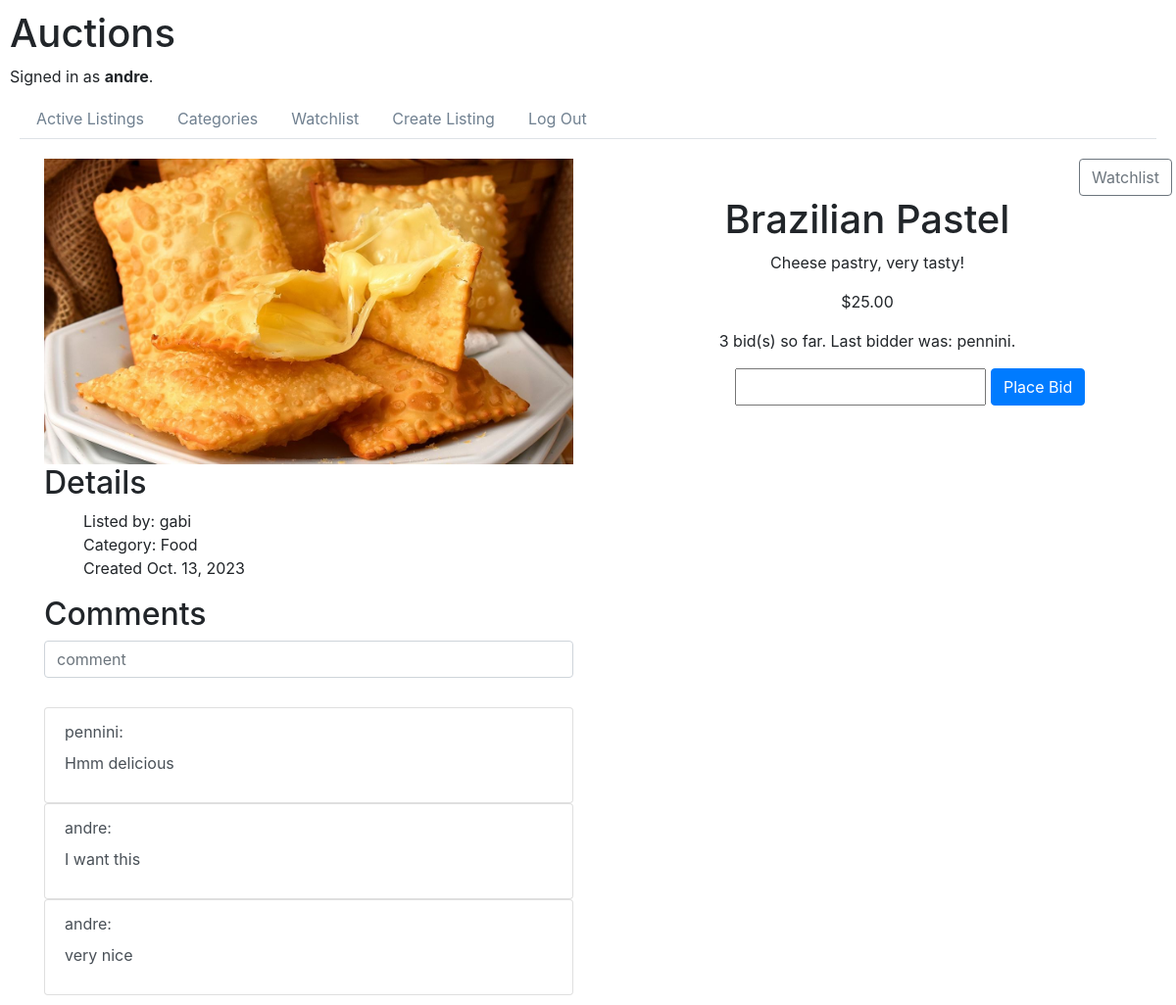
The page /17 (signed in) on the database its author committed.
### auctions/models.py (models this page shows, shortened)
class User(AbstractUser):
    def __str__(self) -> str:
        return f"User {self.id}: {self.username}"

class Auction(models.Model):
    STATUS_CHOICES = (
        ("open", "Open"),
        ("closed", "Closed"),
    )
    title = models.CharField(max_length=128)
    description = models.TextField()
    user_id = models.ForeignKey(
        User, on_delete=models.CASCADE, related_name="auctioneer"
    )
    image = models.ImageField(upload_to="images/", blank=True, default='images/no-image.png')
    category = models.CharField(max_length=64, blank=True)
    status = models.CharField(max_length=7, choices=STATUS_CHOICES, default="open")
    date = models.DateField(auto_now_add=True)

class Comments(models.Model):
    auction_id = models.ForeignKey(
        Auction, on_delete=models.CASCADE, related_name="comments"
    )
    user_id = models.ForeignKey(User, on_delete=models.CASCADE, related_name="comments")
    comment = models.TextField()
    date = models.DateTimeField(auto_now_add=True)

class Bids(models.Model):
    auction_id = models.ForeignKey(
        Auction, on_delete=models.CASCADE, related_name="bids"
    )
    starting_bid = models.DecimalField(max_digits=20, decimal_places=10)
    current_bid = models.DecimalField(
        max_digits=20, decimal_places=10, blank=True, null=True
    )
    user_id = models.ForeignKey(
        User, on_delete=models.CASCADE, related_name="bids", blank=True, null=True
    )
    date_last_bid = models.DateTimeField(auto_now=True)
    bidders_quantity = models.PositiveIntegerField(default=0)

### auctions/views.py (the view)
# urls.py: path("<int:auction>", views.listing, name="listing"),
@login_required(login_url="login")
def listing(request, auction):
    try:
        auction_search = Auction.objects.get(pk=auction)
        current_bid = auction_search.bids.get()
    except:
        return render(
            request,
            "auctions/error.html",
            {"error": 404, "error_message": f"The listing {auction} wasn't found."},
        )
    if request.method == "POST":
        try:
            bid = float(request.POST["bid"].replace(",", "."))
        except:
            return render(
                request,
                "auctions/error.html",
                {
                    "error": 400,
                    "error_message": f"Your bid does not fall within the established parameters. Do not use commas for values ​and separate the decimal with a period",
                },
            )
        if (
            bid >= current_bid.starting_bid
            and (current_bid.current_bid is None or bid > current_bid.current_bid)
            and current_bid.user_id != request.user
            and request.user != auction_search.user_id
        ):
            current_bid.current_bid = bid
            current_bid.user_id = request.user
            current_bid.bidders_quantity += 1
            current_bid.save()
        else:
            return render(
                request,
                "auctions/error.html",
                {
                    "error": 400,
                    "error_message": f"Your bid does not fall within the established parameters. You can't bid on a listing that is yours or you are winning and your bid must not be lower than the last bid",
                },
            )
        return HttpResponseRedirect(reverse("listing", args=[auction]))
    else:
        if current_bid.current_bid:
            bid = current_bid.current_bid
        else:
            bid = current_bid.starting_bid
        try:
            watchlists = auction_search.auction_favorite.filter(
                user_id=request.user
            ).get()
        except:
            watchlists = None
        return render(
            request,
            "auctions/listing.html",
            {
                "watchlists": watchlists,
                "auction": auction_search,
                "bids": current_bid,
                "current_bid": f"{bid:,.2f}",
                "comments": Comments.objects.filter(auction_id=auction),
            },
        )

### auctions/templates/auctions/listing.html (shortened to what this page needs)
{% extends "auctions/layout.html" %}
{% block body %}
    {% if auction %}
    <div class="row">
        <div class="main col-lg-6 col-md-6" id="left">
            <img class="img-fluid" alt="Auction: {{ auction.title }}" src="{{ auction.image.url }}">
            <div id="details">
                <h2>Details</h2>
                <ul>
                    <li>Listed by: {{ auction.user_id.username }}</li>
                    {% if auction.category %}
                        <li>Category: {{ auction.category }}</li>
                    {% else %}
                        <li>Category: No category Listed</li>
                    {% endif %}
                    <li>Created {{auction.date}}</li>
                </ul>
            </div>
            <div class="comment">
                <h2>Comments</h2>
                <form action="{% url 'comment' auction.id %}" method="post">
                    <input type="text" placeholder="comment" name="comment" class="form-control">
                </form>
                {% for comment in comments %}
                    <ul class="list-group">
                        <li class="list-group-item list-group-item-action">
                            <label>{{ comment.user_id.username }}:</label>
                            <p>{{ comment.comment }}</p>
                        </li>
                    </ul>
               {% endfor %}
            </div>
        </div>
        <div class="sidebar col-lg-6 col-md-6">
            {% if watchlists.auction_id_id == auction.id and watchlists.user_id == request.user %}
                <button class="btn btn-secondary" id="watchlist" name="watchlist">Watchlist</button>
            {% else %}
                <button class="btn btn-outline-secondary" id="watchlist" name="watchlist">Watchlist</button>
            {% endif %}
            <h1>{{ auction.title }}</h1>
            <p>{{ auction.description }}</p>
            <p>${{ current_bid }}</p>
            {% if auction.status == "open" %}
                {% if bids.user_id %}
                    <p>{{ bids.bidders_quantity }} bid(s) so far. Last bidder was: {{ bids.user_id.username }}.</p>
                {% else %}
                    <p>No bid yet.</p>
                {% endif %}
                <div class="form-bid">
                    <form action="{% url 'listing' auction.id %}" method="post">
                        <div class="input-group mb-3">
                            <input autofocus id="bid" type="decimal" min="0" name="bid">
                            <input class="btn btn-primary" type="submit" value="Place Bid">
                        </div>
                    </form>
                </div>
            {% endif %}
        </div>
    {% else %}
        <h1>404</h1>
        <p>Page {{ auction }} not found</p>
    {% endif %}
{% endblock body %}

### auctions/templates/auctions/layout.html (shortened to what this page needs)
{% load static %}
<!DOCTYPE html>
<html lang="en">
    <head>
        <link rel="stylesheet" href="https://stackpath.bootstrapcdn.com/bootstrap/4.4.1/css/bootstrap.min.css">
        <link href="{% static 'auctions/styles.css' %}" rel="stylesheet">
    </head>
    <body>
        <h1>Auctions</h1>
        <div>
            {% if user.is_authenticated %}
                Signed in as <strong>{{ user.username }}</strong>.
            {% else %}
                Not signed in.
            {% endif %}
        </div>
        <div class="nav-bar">
            <ul class="nav nav-tabs">
                <li class="nav-item">
                    <a class="nav-link" href="{% url 'index' %}">Active Listings</a>
                </li>
                {% if user.is_authenticated %}
                    <li class="nav-item">
                        <a class="nav-link" href="{% url 'categories' %}">Categories</a>
                    </li>
                    <li class="nav-item">
                        <a class="nav-link" href="{% url 'watchlist' %}">Watchlist</a>
                    </li>
                    <li class="nav-item">
                        <a class="nav-link" href="{% url 'create' %}">Create Listing</a>
                    </li>
                    <li class="nav-item">
                        <a class="nav-link" href="{% url 'logout' %}">Log Out</a>
                    </li>
                {% endif %}
            </ul>
        </div>
        <div class="container">
            {% block body %}
            {% endblock %}
        </div>
    </body>
</html>

### auctions/static/auctions/styles.css (style rules this page uses)
body { padding: 10px; }
img { max-height:400px; max-width:400px; height:auto; width:auto; }
#left { text-align: left; }
.nav-bar { margin: 10px; padding-bottom: 10px; }
.container { text-align: center; word-wrap: break-word; }
ul { list-style-type: none; }
#watchlist { margin-left: 90%; }
.form-bid { margin-left: 25%; }
#bid { margin-right: 5px; }
.nav-item a { color: #708090; }

### rows shown on the page
User: username "andre"
Auction: image (picture), user_id.username "gabi", category "Food", date "Oct. 13, 2023", title "Brazilian Pastel", description "Cheese pastry, very tasty!"
Comments: user_id.username "pennini", comment "Hmm delicious"
Comments: user_id.username "andre", comment "I want this"
Comments: user_id.username "andre", comment "very nice"
Bids: bidders_quantity "3", user_id.username "pennini"

### other values the page prints
{{ current_bid }} "25.00"
